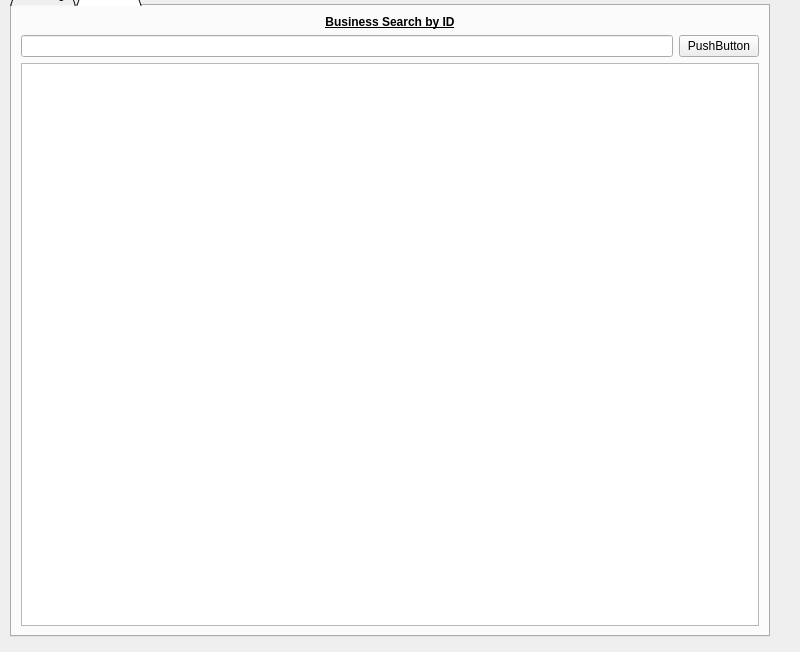
<?xml version="1.0" encoding="UTF-8"?>
<ui version="4.0">
 <class>MainWindow</class>
 <widget class="QMainWindow" name="MainWindow">
  <property name="geometry">
   <rect>
    <x>0</x>
    <y>0</y>
    <width>800</width>
    <height>652</height>
   </rect>
  </property>
  <property name="windowTitle">
   <string>MainWindow</string>
  </property>
  <widget class="QWidget" name="centralwidget">
   <widget class="QTabWidget" name="overallTabs">
    <property name="geometry">
     <rect>
      <x>10</x>
      <y>-20</y>
      <width>760</width>
      <height>657</height>
     </rect>
    </property>
    <property name="autoFillBackground">
     <bool>true</bool>
    </property>
    <property name="tabShape">
     <enum>QTabWidget::Triangular</enum>
    </property>
    <property name="currentIndex">
     <number>1</number>
    </property>
    <property name="usesScrollButtons">
     <bool>true</bool>
    </property>
    <property name="movable">
     <bool>true</bool>
    </property>
    <property name="tabBarAutoHide">
     <bool>true</bool>
    </property>
    <widget class="QWidget" name="UserTab">
     <attribute name="title">
      <string>Grading</string>
     </attribute>
     <layout class="QGridLayout" name="gridLayout_3">
      <item row="0" column="1">
       <layout class="QGridLayout" name="gridLayout_User" columnstretch="0,0,0,0">
        <item row="1" column="0" rowspan="2" colspan="2">
         <widget class="QPushButton" name="PB_connectDB">
          <property name="maximumSize">
           <size>
            <width>150</width>
            <height>16777215</height>
           </size>
          </property>
          <property name="font">
           <font>
            <pointsize>10</pointsize>
           </font>
          </property>
          <property name="text">
           <string>Connect</string>
          </property>
         </widget>
        </item>
        <item row="1" column="2" rowspan="2">
         <widget class="QLineEdit" name="searchBox_User"/>
        </item>
        <item row="0" column="2" colspan="2" alignment="Qt::AlignHCenter">
         <widget class="QLabel" name="label_UserID">
          <property name="text">
           <string>&lt;html&gt;&lt;head/&gt;&lt;body&gt;&lt;p&gt;&lt;span style=&quot; font-weight:600; text-decoration: underline;&quot;&gt;User Search by ID&lt;/span&gt;&lt;/p&gt;&lt;/body&gt;&lt;/html&gt;</string>
          </property>
         </widget>
        </item>
        <item row="1" column="3" rowspan="2">
         <widget class="QPushButton" name="PB_searchUser">
          <property name="text">
           <string>Find</string>
          </property>
         </widget>
        </item>
        <item row="0" column="0" colspan="2">
         <widget class="QPushButton" name="PB_DBserver">
          <property name="sizePolicy">
           <sizepolicy hsizetype="Minimum" vsizetype="Minimum">
            <horstretch>0</horstretch>
            <verstretch>0</verstretch>
           </sizepolicy>
          </property>
          <property name="maximumSize">
           <size>
            <width>150</width>
            <height>16777215</height>
           </size>
          </property>
          <property name="text">
           <string>DB Server</string>
          </property>
          <property name="autoDefault">
           <bool>false</bool>
          </property>
          <property name="default">
           <bool>false</bool>
          </property>
          <property name="flat">
           <bool>false</bool>
          </property>
         </widget>
        </item>
        <item row="3" column="0" colspan="4">
         <widget class="QTableView" name="tbView_User"/>
        </item>
       </layout>
      </item>
     </layout>
    </widget>
    <widget class="QWidget" name="BusinessTab">
     <attribute name="title">
      <string>Edit DB</string>
     </attribute>
     <layout class="QGridLayout" name="gridLayout_7">
      <item row="0" column="0">
       <layout class="QGridLayout" name="gridLayout_Business">
        <item row="2" column="0" colspan="2">
         <widget class="QTableView" name="editableTableView"/>
        </item>
        <item row="1" column="0">
         <widget class="QLineEdit" name="lineEdit_businessID"/>
        </item>
        <item row="1" column="1">
         <widget class="QPushButton" name="PB_searchBusiness">
          <property name="text">
           <string>PushButton</string>
          </property>
         </widget>
        </item>
        <item row="0" column="0" colspan="2">
         <widget class="QLabel" name="label_businessSearch">
          <property name="text">
           <string>&lt;html&gt;&lt;head/&gt;&lt;body&gt;&lt;p align=&quot;center&quot;&gt;&lt;span style=&quot; font-weight:600; text-decoration: underline;&quot;&gt;Business Search by ID&lt;/span&gt;&lt;/p&gt;&lt;/body&gt;&lt;/html&gt;</string>
          </property>
         </widget>
        </item>
       </layout>
      </item>
     </layout>
    </widget>
   </widget>
  </widget>
 </widget>
 <resources/>
 <connections/>
</ui>
